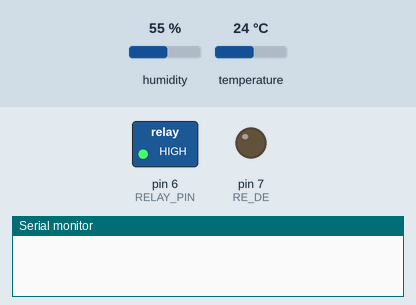
The sketch below on a simulated Arduino Uno, built with avr-gcc and run on an emulated ATmega328P. Parts: switched loads named in the sketch (green lamp = pin HIGH), output pins drawn as LEDs (lit = HIGH), the last lines printed to the serial monitor. The inputs (shaded band) are chosen by the test bench; at power-on: humidity 55 %, temperature 24 °C.

Above: at 1.1 s.
At 38.8 s:
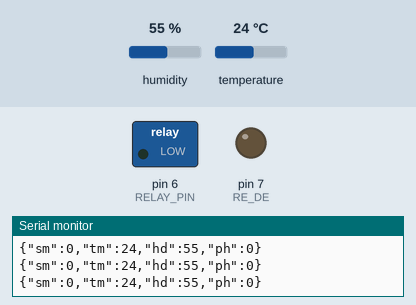
Timing chart, 0 to 40.3 s (numbered marks = the images above):
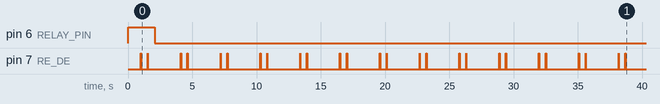

The sketch:

arduino-code.ino
```cpp
#include <ArduinoJson.h>
#include <Wire.h>
#include "Adafruit_SHT31.h"
#include <SoftwareSerial.h>

Adafruit_SHT31 sht31 = Adafruit_SHT31();

#define RE_DE 7
#define RELAY_PIN 6

const int soil_moisture_threshold = 60;

const uint32_t TIMEOUT = 500UL;

const byte moist[] = {0x01, 0x03, 0x00, 0x00, 0x00, 0x03, 0x05, 0xCB};
const byte PH[] = {0x01, 0x03, 0x00, 0x00, 0x00, 0x01, 0x74, 0x0B};

byte values[8];
SoftwareSerial mod(2, 3); // Rx pin, Tx pin

StaticJsonDocument<255> doc;

void setup() {

    Serial.begin(9600);
    mod.begin(4800);

    pinMode(RE_DE, OUTPUT);
    pinMode(RELAY_PIN, OUTPUT);

    digitalWrite(RELAY_PIN, HIGH);

    if (!sht31.begin(0x44)) {  // Use 0x44 or 0x45 depending on ADDR pin
        Serial.println("Couldn't find SHT35 sensor!");
        while(1);
    }

    delay(1000);
}

void loop() {
    uint16_t soil_moisture_val, soil_ph_val;

    float humidity_val, temperature_val;

    soil_moisture_val = moisture();
    soil_ph_val = ph();

    float calculate_soil_moisture = soil_moisture_val * 0.1;
    float calculate_soil_ph = soil_ph_val / 100;

    float temp = sht31.readTemperature();
    float hum = sht31.readHumidity();

    if (!isnan(temp)) {
        temperature_val = temp;
    }
    else {
        Serial.println("Failed to read temperature");
    }

    if (!isnan(hum)) {
        humidity_val = hum;
    }
    else {
        Serial.println("Failed to read humidity");
    }

    doc["sm"] = calculate_soil_moisture;
    doc["tm"] = temperature_val;
    doc["hd"] = humidity_val;
    doc["ph"] = calculate_soil_ph;

    // Serialize the JSON object to a string
    String jsonString;
    serializeJson(doc, jsonString);

    // Send the JSON string over Serial
    Serial.println(jsonString);

    // trigger solenoid valve
    if(calculate_soil_moisture < 100 && calculate_soil_moisture < soil_moisture_threshold){
        digitalWrite( RELAY_PIN, LOW );
    }else{
        digitalWrite( RELAY_PIN, HIGH );
    }

    delay(2000);
}

int16_t readSensor(const uint8_t* command, size_t commandSize) {
    uint32_t startTime = 0;
    uint8_t byteCount = 0;

    // Enable transmission
    digitalWrite(RE_DE, HIGH);
    delay(10);

    // Write command to the sensor
    mod.write(command, commandSize);
    mod.flush();

    // Disable transmission, enable reception
    digitalWrite(RE_DE, LOW);

    // Start timeout counter
    startTime = millis();

    // Read data within the timeout period
    while (millis() - startTime <= TIMEOUT) {
        if (mod.available() && byteCount < sizeof(values)) {
            values[byteCount++] = mod.read();
        }
    }
    return (int16_t)(values[3] << 8 | values[4]);
}

int16_t moisture() {
    return readSensor(moist, sizeof(moist));
}

int16_t ph() {
    return readSensor(PH, sizeof(PH));
}
```

Measured:
- by itself, pin 6 (RELAY_PIN): HIGH → LOW at 2.1 s
- by itself, pin 7 (RE_DE): repeats every 3.1 s: LOW 0.50 s, HIGH 0.03 s, LOW 2.5 s, HIGH 0.03 s
